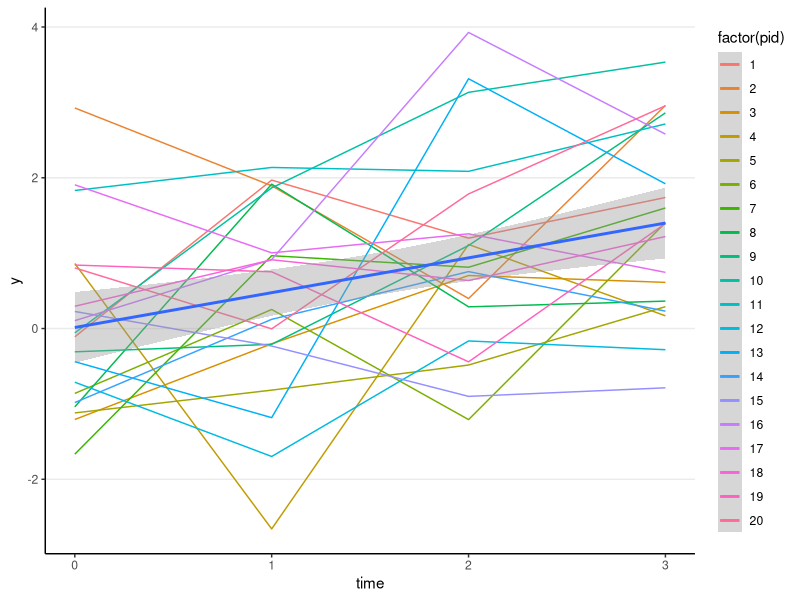
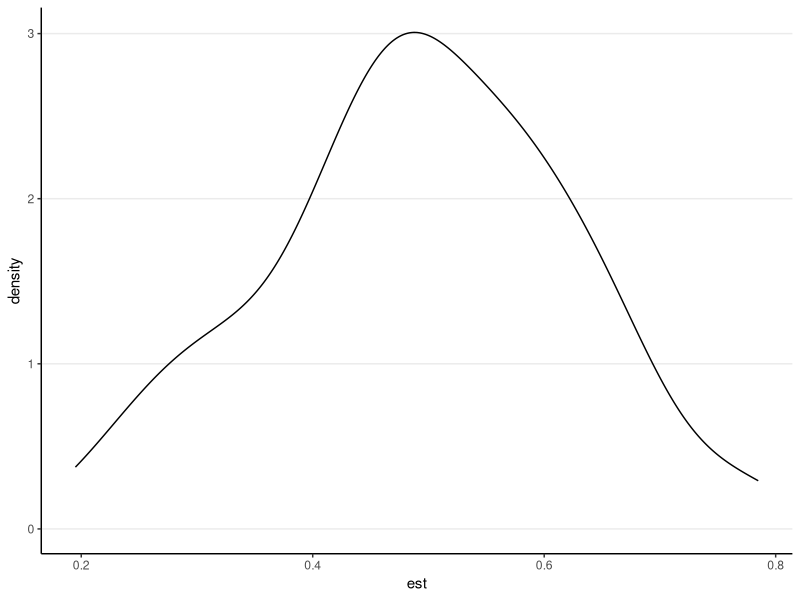

The R source for these figures, in order:
## ---- chunk 1
knitr::opts_chunk$set(echo = TRUE, comment = ">#")
comma <- function(x, digits. = 2L) format(x, digits = digits., big.mark = ",")
## ---- chunk 2
# Load required packages
library(tidyverse)
theme_set(theme_classic() +
            theme(panel.grid.major.y = element_line(color = "grey92")))
library(mnormt)
library(lme4)
## ---- chunk 3
set.seed(2208)  # set the seed
J <- 20  # number of individuals (clusters)
cs <- 4  # number of time points (cluster size)
gam <- c(0, 0.5)  # fixed effects
G <- matrix(c(0.25, 0, 
              0, 0.125), nrow = 2)  # random effect variances (G-matrix)
sigma2 <- 1  # within-person variance (lv-1)
X <- cbind(1, seq_len(cs) - 1)  # for each individual
X <- X[rep(seq_len(cs), J), ]  # repeat each row cs times
pid <- seq_len(J)  # individual id
pid <- rep(pid, each = cs)  # repeat each ID cs times
# Generate person-level (lv-2) random effects
uj <- rmnorm(J, mean = rep(0, 2), varcov = G)
# Generate repeated-measure-level (lv-1) error term
eij <- rnorm(J * cs, sd = sqrt(sigma2))
# Compute beta_j's
betaj <- matrix(gam, nrow = J, ncol = 2, byrow = TRUE) + uj
# Compute outcome:
y <- rowSums(X * betaj[pid, ]) + eij
# Form a data frame
sim_dat1 <- tibble(y, time = X[ , 2], pid)
## ---- chunk 4
# Plot the data:
sim_dat1 %>% 
  ggplot(aes(x = time, y = y, color = factor(pid), group = pid)) + 
  geom_line() +  # individual trajectory
  geom_smooth(aes(group = 1), method = "lm")  # overall trend line
# Run multilevel model:
summary(lmer(y ~ time + (time | pid), data = sim_dat1))
## ---- chunk 5
gen_lg_data <- function(J, cs, gam, G, sigma2 = 1) {
  X <- cbind(1, seq_len(cs) - 1)  # for each individual
  X <- X[rep(seq_len(cs), J), ]  # repeat each row cs times
  pid <- seq_len(J)  # individual id
  pid <- rep(pid, each = cs)  # repeat each ID cs times
  # Generate person-level (lv-2) random effects
  uj <- rmnorm(J, mean = rep(0, 2), varcov = G)
  # Generate repeated-measure-level (lv-1) error term
  eij <- rnorm(J * cs, sd = sqrt(sigma2))
  # Compute beta_j's
  betaj <- matrix(gam, nrow = J, ncol = 2, byrow = TRUE) + uj
  # Compute outcome:
  y <- rowSums(X * betaj[pid, ]) + eij
  # Form a data frame
  sim_dat1 <- tibble(y, time = X[ , 2], pid)
  # Return data
  return(sim_dat1)
}
## ---- chunk 6
gen_lg_data(30, 4, gam = c(0, 0.5), 
            G = matrix(c(0.1, 0, 
                         0, 0.01), nrow = 2))  # sigma2 is default to 1.0
## ---- chunk 7
gen_lg_data(50, 6, gam = c(0, 0.5), 
            G = matrix(c(0.1, 0, 
                         0, 0.01), nrow = 2))  # sigma2 is default to 1.0
## ---- chunk 8
# Function to run a random intercept model
run_ri <- function(df) {
  # Only requires input of a data frame
  lmer(y ~ time + (1 | pid), data = df)
}
# Test it on our simulated data set:
run_ri(sim_dat1)
## ---- chunk 9
# Set the seed
set.seed(2208)
# Note: use capital letters for GLOBAL VARIABLES
NREP <- 100  # number of replications; should be increased in practice
J <- 20  # number of individuals (clusters)
CS <- 4  # number of time points (cluster size)
GAM <- c(0, 0.5)  # fixed effects
G <- matrix(c(0.25, 0, 
              0, 0.125), nrow = 2)  # random effect variances (G-matrix)
# Initialize place holders for results
sim_result <- vector("list", length = NREP)
# Create a for loop:
for (i in seq_len(NREP)) {
  sim_dat <- gen_lg_data(J, CS, GAM, G)
  sim_result[[i]] <- run_ri(sim_dat)
}
# Check the last result:
sim_result[[NREP]]
## ---- chunk 10
# The `fixef` function can extract the fixed effect coefficients
fixef(sim_result[[1]])
# The following extracts the standard error
sqrt(diag(vcov(sim_result[[1]])))
# And confidence intervals:
confint(sim_result[[1]], parm = "time")
# Now get the fixed effect and the standard error for all replications
fixefs_time <- map(sim_result, 
                   ~ tibble(est = fixef(.x)[2], 
                            se = sqrt(diag(vcov(.x))[2]), 
                            ci = confint(.x, parm = "time")) %>% 
                     # expand CI to two columns
                     transmute(est, se, li = ci[1], ui = ci[2])) %>% 
  # merge the results
  bind_rows()
## ---- chunk 11
fixefs_time %>% 
  ggplot(aes(x = est)) + 
  geom_density()
## ---- chunk 12
# bias:
summarize(fixefs_time, 
          ave_est = mean(est), 
          ave_se = mean(se), 
          sd_est = sd(est), 
          ci_coverage = mean(li <= GAM[2] & ui >= GAM[2])) %>% 
  # Compute bias and SE bias
  mutate(bias = ave_est - GAM[2], 
         rbias = bias / GAM[2], 
         se_bias = ave_se - sd_est, 
         rse_bias = se_bias / sd_est, 
         rmse = bias^2 + sd_est^2)
